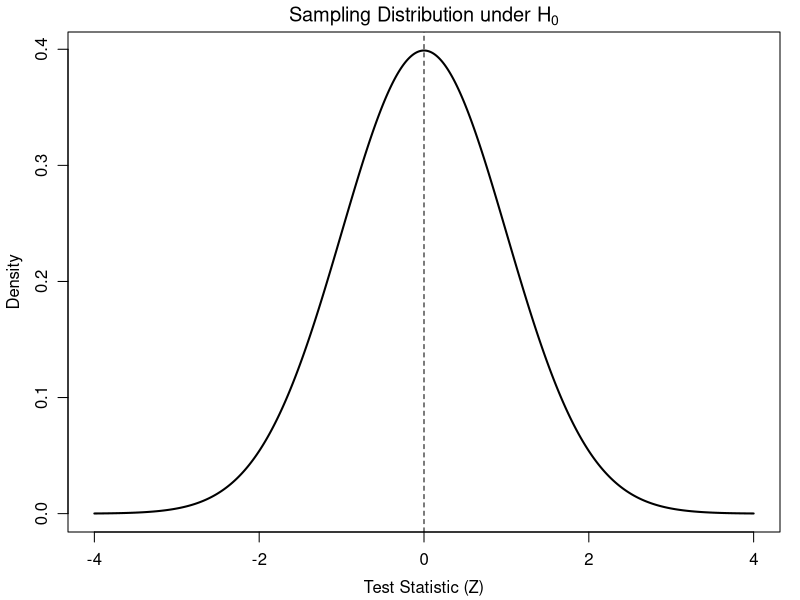
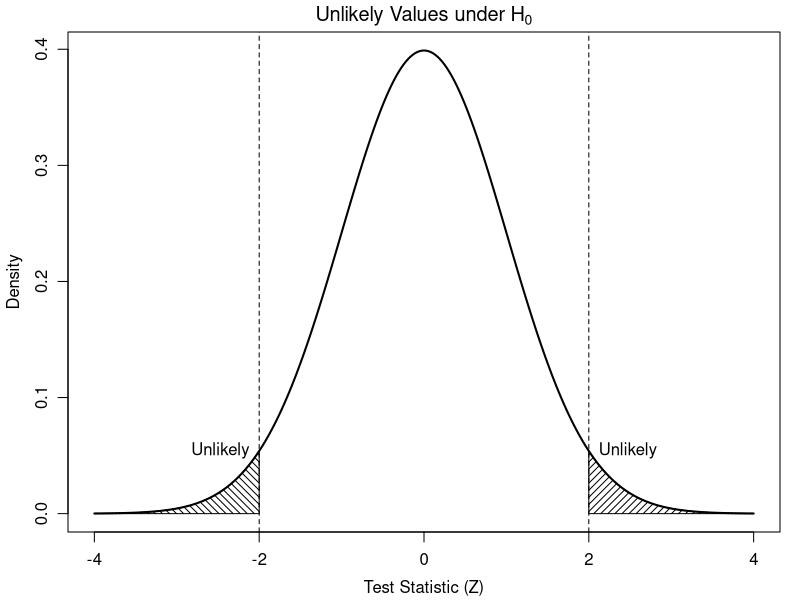
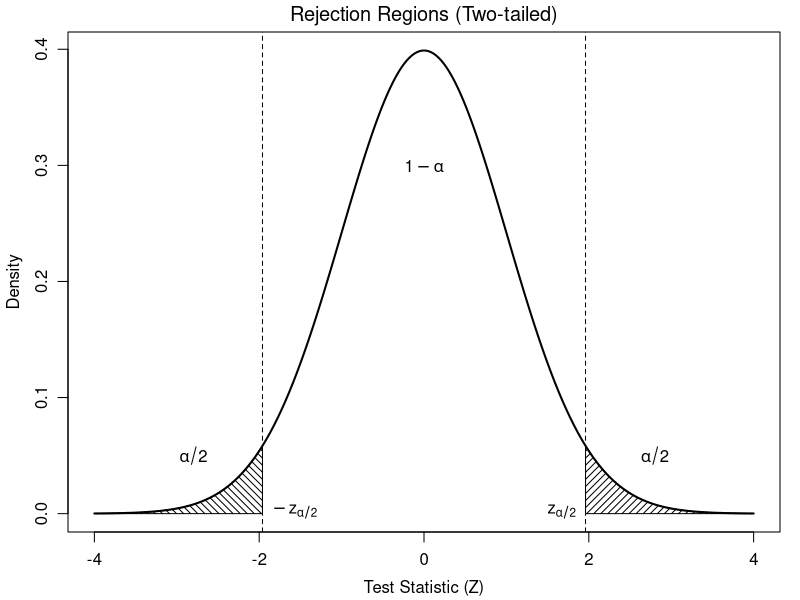
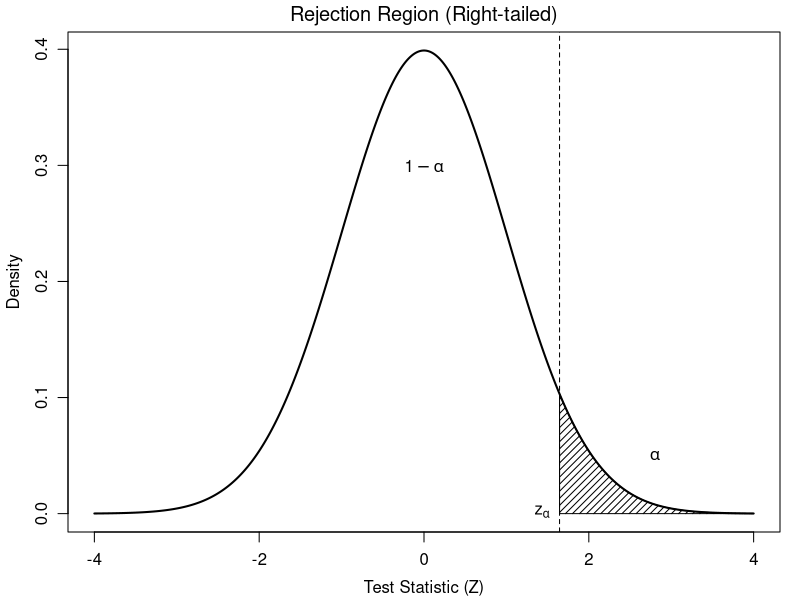
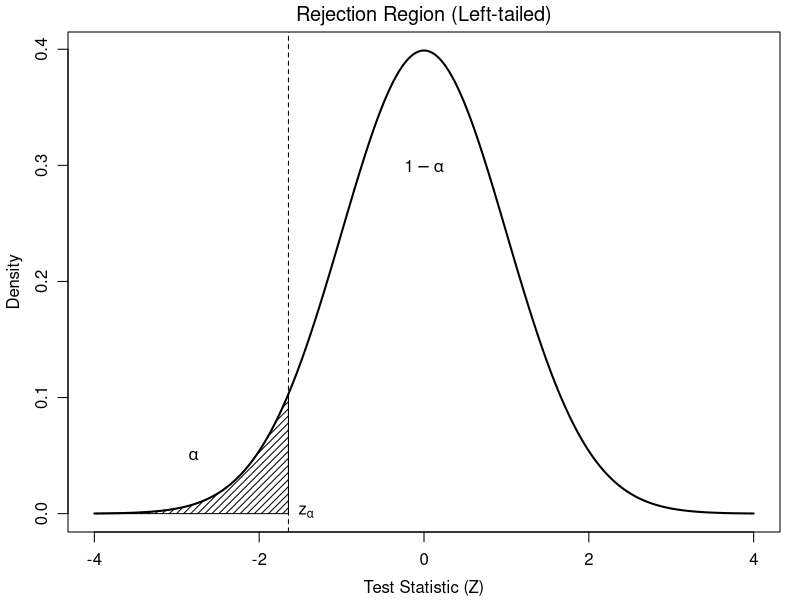
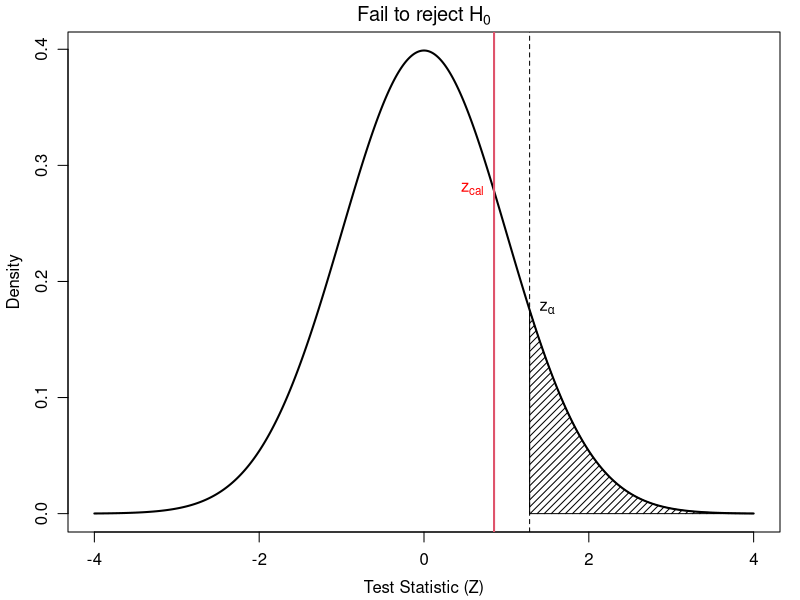
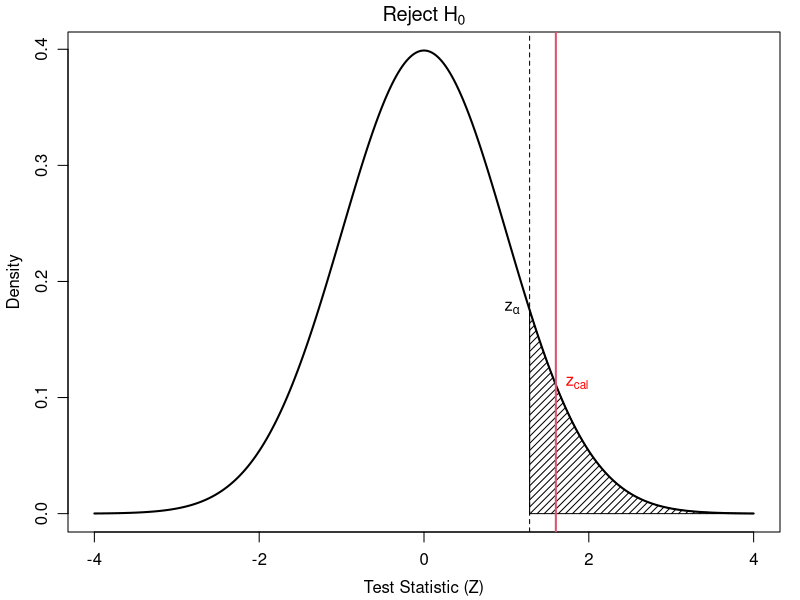

Here is the R script that generated these plots, in order:
# Parameters
x <- seq(-4, 4, length = 1000)
y <- dnorm(x)

# Plot

pdf("sampling-dist-under-null.pdf", height = 3.5, width = 3.5)
par(
    mar  = c(3.4, 3.4, 1.6, 1),  # minimal bottom/left for labels, almost nothing top/right
    mgp  = c(2.25, 0.85, 0)
)
plot(x, y, type = "l", lwd = 2,
     main = expression("Sampling Distribution under " * H[0]),
     xlab = "Test Statistic (Z)", ylab = "Density")

abline(v = 0, lty = 2)
# text(-0.1, max(y)*0.85, expression(mu[0]), pos = 4)
dev.off()


# ----

# Define an arbitrary "unlikely" cutoff (before formal alpha)
cutoff <- 2

pdf("unlikely-region-under-null.pdf", height = 3.5, width = 3.5)
par(
    mar  = c(3.4, 3.4, 1.6, 1),  # minimal bottom/left for labels, almost nothing top/right
    mgp  = c(2.25, 0.85, 0)
)
plot(x, y, type = "l", lwd = 2,
     main = expression("Unlikely Values under"~H[0]),
     xlab = "Test Statistic (Z)", ylab = "Density")

# Shade right tail
xx1 <- seq(-4, -cutoff, length = 500)
yy1 <- dnorm(xx1)
polygon(c(xx1, rev(xx1)), c(rep(0, length(xx1)), rev(yy1)),
        density = 20, angle = 135)

# Right tail
xx2 <- seq(cutoff, 4, length = 500)
yy2 <- dnorm(xx2)
polygon(c(xx2, rev(xx2)), c(rep(0, length(xx2)), rev(yy2)),
        density = 20, angle = 45)

abline(v = cutoff, lty = 2)
text(cutoff, dnorm(cutoff), "Unlikely", pos = 4)

abline(v = -cutoff, lty = 2)
text(-cutoff, dnorm(-cutoff), "Unlikely", pos = 2)

# text(0, max(y)*0.75, expression(H[0]~"True"))
dev.off()


# ---- alpha
pdf("two-tail-rejection-region.pdf", height = 3.5, width = 3.5)
par(
    mar  = c(3.4, 3.4, 1.6, 1),  # minimal bottom/left for labels, almost nothing top/right
    mgp  = c(2.25, 0.85, 0)
)
alpha <- 0.05
z_crit <- qnorm(1 - alpha/2)

plot(x, y, type = "l", lwd = 2,
     main = expression("Rejection Regions (Two-tailed)"),
     xlab = "Test Statistic (Z)", ylab = "Density")

# Left tail
xx1 <- seq(-4, -z_crit, length = 500)
yy1 <- dnorm(xx1)
polygon(c(xx1, rev(xx1)), c(rep(0, length(xx1)), rev(yy1)),
        density = 20, angle = 135)

# Right tail
xx2 <- seq(z_crit, 4, length = 500)
yy2 <- dnorm(xx2)
polygon(c(xx2, rev(xx2)), c(rep(0, length(xx2)), rev(yy2)),
        density = 20, angle = 45)

# Critical lines
abline(v = c(-z_crit, z_crit), lty = 2)

# Labels
# text(-z_crit, dnorm(-z_crit), expression(-z[alpha/2]), pos = 4)
# text(z_crit, dnorm(z_crit), expression(z[alpha/2]), pos = 2)
text(-z_crit, 0, expression(-z[alpha/2]), pos = 4)
text(z_crit, 0, expression(z[alpha/2]), pos = 2)

text(-2.8, 0.05, expression(alpha/2))
text(2.8, 0.05, expression(alpha/2))
text(0, 0.3, expression(1 - alpha))
dev.off()


# ---- right tail rejection region

alpha <- 0.05
z_crit <- qnorm(1 - alpha)

pdf("right-tailed-rejection-region.pdf", height = 3.5, width = 3.5)
par(
    mar  = c(3.4, 3.4, 1.6, 1),  # minimal bottom/left for labels, almost nothing top/right
    mgp  = c(2.25, 0.85, 0)
)
plot(x, y, type = "l", lwd = 2,
     main = expression("Rejection Region (Right-tailed)"),
     xlab = "Test Statistic (Z)", ylab = "Density")

# Shade rejection region
xx <- seq(z_crit, 4, length = 500)
yy <- dnorm(xx)
polygon(c(xx, rev(xx)), c(rep(0, length(xx)), rev(yy)),
        density = 20, angle = 45)

abline(v = z_crit, lty = 2)

# Labels
# text(z_crit, dnorm(z_crit), expression(z[alpha]), pos = 4)
text(z_crit, 0, expression(z[alpha]), pos = 2)
text(2.8, 0.05, expression(alpha))
text(0, 0.3, expression(1 - alpha))
dev.off()

# left tail rejection region
alpha <- 0.05
z_crit <- qnorm(alpha)

pdf("left-tailed-rejection-region.pdf", height = 3.5, width = 3.5)
par(
    mar  = c(3.4, 3.4, 1.6, 1),  # minimal bottom/left for labels, almost nothing top/right
    mgp  = c(2.25, 0.85, 0)
)
plot(x, y, type = "l", lwd = 2,
     main = expression("Rejection Region (Left-tailed)"),
     xlab = "Test Statistic (Z)", ylab = "Density")

# Shade rejection region
xx <- seq(z_crit, -4, length = 500)
yy <- dnorm(xx)
polygon(c(xx, rev(xx)), c(rep(0, length(xx)), rev(yy)),
        density = 20, angle = 45)

abline(v = z_crit, lty = 2)

# Labels
# text(z_crit, dnorm(z_crit), expression(z[alpha]), pos = 4)
text(z_crit, 0, expression(z[alpha]), pos = 4)
text(-2.8, 0.05, expression(alpha))
text(0, 0.3, expression(1 - alpha))
dev.off()

# --- observed
z_cal <- 0.85
alpha <- 0.1
z_crit <- qnorm(1 - alpha)

pdf("observed-fail-to-reject.pdf", height = 3.5, width = 3.5)
par(
    mar  = c(3.4, 3.4, 1.6, 1),  # minimal bottom/left for labels, almost nothing top/right
    mgp  = c(2.25, 0.85, 0)
)
plot(x, y, type = "l", lwd = 2,
     main = expression("Fail to reject"~H[0]),
     xlab = "Test Statistic (Z)", ylab = "Density")

# Rejection region
xx <- seq(z_crit, 4, length = 500)
yy <- dnorm(xx)
polygon(c(xx, rev(xx)), c(rep(0, length(xx)), rev(yy)),
        density = 20, angle = 45)

# Lines
abline(v = z_crit, lty = 2)
abline(v = z_cal, col = 2, lwd = 2)

# Labels
text(z_crit, dnorm(z_crit), expression(z[alpha]), pos = 4)
text(z_cal, dnorm(z_cal), expression(z[cal]), pos = 2, col = "red")
dev.off()


# -- observed, reject
z_cal <- 1.6
alpha <- 0.1
z_crit <- qnorm(1 - alpha)

pdf("observed-reject.pdf", height = 3.5, width = 3.5)
par(
    mar  = c(3.4, 3.4, 1.6, 1),  # minimal bottom/left for labels, almost nothing top/right
    mgp  = c(2.25, 0.85, 0)
)
plot(x, y, type = "l", lwd = 2,
     main = expression("Reject"~H[0]),
     xlab = "Test Statistic (Z)", ylab = "Density")

# Rejection region
xx <- seq(z_crit, 4, length = 500)
yy <- dnorm(xx)
polygon(c(xx, rev(xx)), c(rep(0, length(xx)), rev(yy)),
        density = 20, angle = 45)

# Lines
abline(v = z_crit, lty = 2)
abline(v = z_cal, col = 2, lwd = 2)

# Labels
text(z_crit, dnorm(z_crit), expression(z[alpha]), pos = 2)
text(z_cal, dnorm(z_cal), expression(z[cal]), pos = 4, col = "red")
dev.off()
